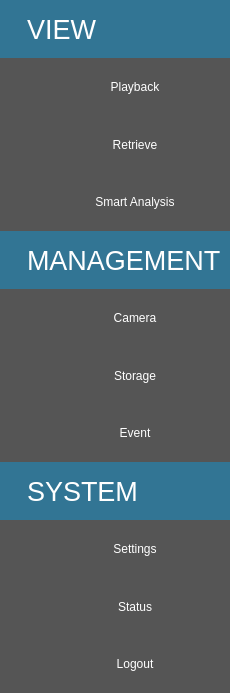
<?xml version="1.0" encoding="UTF-8"?>
<ui version="4.0">
 <class>MainMenu</class>
 <widget class="QWidget" name="MainMenu">
  <property name="geometry">
   <rect>
    <x>0</x>
    <y>0</y>
    <width>230</width>
    <height>693</height>
   </rect>
  </property>
  <property name="windowTitle">
   <string>Form</string>
  </property>
  <property name="styleSheet">
   <string notr="true">#widget_background
{
	background-color: rgba(46, 46, 46, 80%);
}

QLabel
{
	font: 20pt;
	padding-left: 20px;
	color: rgb(255, 255, 255);
	background-color: rgba(44, 122, 158, 220);
}

QToolButton
{
	padding-left: 40px;
	border: 0px;
	color: rgb(255, 255, 255);
	background-color: transparent;
}
QToolButton:hover
{
	background-color: rgba(255, 255, 255, 20%);
}
QToolButton:pressed
{
	background-color: rgba(50, 50, 50, 195);
}
QToolButton:focus
{
	background-color: rgba(255, 255, 255, 20%);
}</string>
  </property>
  <layout class="QGridLayout" name="gridLayout">
   <property name="leftMargin">
    <number>0</number>
   </property>
   <property name="topMargin">
    <number>0</number>
   </property>
   <property name="rightMargin">
    <number>0</number>
   </property>
   <property name="bottomMargin">
    <number>0</number>
   </property>
   <item row="0" column="0">
    <widget class="QWidget" name="widget_background" native="true">
     <layout class="QVBoxLayout" name="verticalLayout">
      <property name="spacing">
       <number>0</number>
      </property>
      <property name="leftMargin">
       <number>0</number>
      </property>
      <property name="topMargin">
       <number>0</number>
      </property>
      <property name="rightMargin">
       <number>0</number>
      </property>
      <property name="bottomMargin">
       <number>0</number>
      </property>
      <item>
       <widget class="QLabel" name="label_view">
        <property name="sizePolicy">
         <sizepolicy hsizetype="Preferred" vsizetype="Expanding">
          <horstretch>0</horstretch>
          <verstretch>0</verstretch>
         </sizepolicy>
        </property>
        <property name="text">
         <string>VIEW</string>
        </property>
       </widget>
      </item>
      <item>
       <widget class="MyToolButton" name="toolButton_playback">
        <property name="sizePolicy">
         <sizepolicy hsizetype="Expanding" vsizetype="Expanding">
          <horstretch>0</horstretch>
          <verstretch>0</verstretch>
         </sizepolicy>
        </property>
        <property name="text">
         <string>Playback</string>
        </property>
        <property name="icon">
         <iconset resource="../resource/resource.qrc">
          <normaloff>:/mainmenu/mainmenu/playback.png</normaloff>:/mainmenu/mainmenu/playback.png</iconset>
        </property>
        <property name="iconSize">
         <size>
          <width>64</width>
          <height>64</height>
         </size>
        </property>
        <property name="toolButtonStyle">
         <enum>Qt::ToolButtonTextBesideIcon</enum>
        </property>
       </widget>
      </item>
      <item>
       <widget class="MyToolButton" name="toolButton_retrieve">
        <property name="sizePolicy">
         <sizepolicy hsizetype="Expanding" vsizetype="Expanding">
          <horstretch>0</horstretch>
          <verstretch>0</verstretch>
         </sizepolicy>
        </property>
        <property name="text">
         <string>Retrieve</string>
        </property>
        <property name="icon">
         <iconset resource="../resource/resource.qrc">
          <normaloff>:/mainmenu/mainmenu/retrieve.png</normaloff>:/mainmenu/mainmenu/retrieve.png</iconset>
        </property>
        <property name="iconSize">
         <size>
          <width>64</width>
          <height>64</height>
         </size>
        </property>
        <property name="toolButtonStyle">
         <enum>Qt::ToolButtonTextBesideIcon</enum>
        </property>
       </widget>
      </item>
      <item>
       <widget class="MyToolButton" name="toolButton_smart">
        <property name="sizePolicy">
         <sizepolicy hsizetype="Expanding" vsizetype="Expanding">
          <horstretch>0</horstretch>
          <verstretch>0</verstretch>
         </sizepolicy>
        </property>
        <property name="text">
         <string>Smart Analysis</string>
        </property>
        <property name="icon">
         <iconset resource="../resource/resource.qrc">
          <normaloff>:/mainmenu/mainmenu/SmartAnalysis.png</normaloff>:/mainmenu/mainmenu/SmartAnalysis.png</iconset>
        </property>
        <property name="iconSize">
         <size>
          <width>64</width>
          <height>64</height>
         </size>
        </property>
        <property name="toolButtonStyle">
         <enum>Qt::ToolButtonTextBesideIcon</enum>
        </property>
       </widget>
      </item>
      <item>
       <widget class="QLabel" name="label_management">
        <property name="sizePolicy">
         <sizepolicy hsizetype="Preferred" vsizetype="Expanding">
          <horstretch>0</horstretch>
          <verstretch>0</verstretch>
         </sizepolicy>
        </property>
        <property name="text">
         <string>MANAGEMENT</string>
        </property>
       </widget>
      </item>
      <item>
       <widget class="MyToolButton" name="toolButton_camera">
        <property name="sizePolicy">
         <sizepolicy hsizetype="Expanding" vsizetype="Expanding">
          <horstretch>0</horstretch>
          <verstretch>0</verstretch>
         </sizepolicy>
        </property>
        <property name="text">
         <string>Camera</string>
        </property>
        <property name="icon">
         <iconset resource="../resource/resource.qrc">
          <normaloff>:/mainmenu/mainmenu/camera.png</normaloff>:/mainmenu/mainmenu/camera.png</iconset>
        </property>
        <property name="iconSize">
         <size>
          <width>64</width>
          <height>64</height>
         </size>
        </property>
        <property name="toolButtonStyle">
         <enum>Qt::ToolButtonTextBesideIcon</enum>
        </property>
       </widget>
      </item>
      <item>
       <widget class="MyToolButton" name="toolButton_storage">
        <property name="sizePolicy">
         <sizepolicy hsizetype="Expanding" vsizetype="Expanding">
          <horstretch>0</horstretch>
          <verstretch>0</verstretch>
         </sizepolicy>
        </property>
        <property name="text">
         <string>Storage</string>
        </property>
        <property name="icon">
         <iconset resource="../resource/resource.qrc">
          <normaloff>:/mainmenu/mainmenu/storage.png</normaloff>:/mainmenu/mainmenu/storage.png</iconset>
        </property>
        <property name="iconSize">
         <size>
          <width>64</width>
          <height>64</height>
         </size>
        </property>
        <property name="toolButtonStyle">
         <enum>Qt::ToolButtonTextBesideIcon</enum>
        </property>
       </widget>
      </item>
      <item>
       <widget class="MyToolButton" name="toolButton_event">
        <property name="sizePolicy">
         <sizepolicy hsizetype="Expanding" vsizetype="Expanding">
          <horstretch>0</horstretch>
          <verstretch>0</verstretch>
         </sizepolicy>
        </property>
        <property name="text">
         <string>Event</string>
        </property>
        <property name="icon">
         <iconset resource="../resource/resource.qrc">
          <normaloff>:/mainmenu/mainmenu/event.png</normaloff>:/mainmenu/mainmenu/event.png</iconset>
        </property>
        <property name="iconSize">
         <size>
          <width>64</width>
          <height>64</height>
         </size>
        </property>
        <property name="toolButtonStyle">
         <enum>Qt::ToolButtonTextBesideIcon</enum>
        </property>
       </widget>
      </item>
      <item>
       <widget class="QLabel" name="label_system">
        <property name="sizePolicy">
         <sizepolicy hsizetype="Preferred" vsizetype="Expanding">
          <horstretch>0</horstretch>
          <verstretch>0</verstretch>
         </sizepolicy>
        </property>
        <property name="text">
         <string>SYSTEM</string>
        </property>
       </widget>
      </item>
      <item>
       <widget class="MyToolButton" name="toolButton_setting">
        <property name="sizePolicy">
         <sizepolicy hsizetype="Expanding" vsizetype="Expanding">
          <horstretch>0</horstretch>
          <verstretch>0</verstretch>
         </sizepolicy>
        </property>
        <property name="text">
         <string>Settings</string>
        </property>
        <property name="icon">
         <iconset resource="../resource/resource.qrc">
          <normaloff>:/mainmenu/mainmenu/settings.png</normaloff>:/mainmenu/mainmenu/settings.png</iconset>
        </property>
        <property name="iconSize">
         <size>
          <width>64</width>
          <height>64</height>
         </size>
        </property>
        <property name="toolButtonStyle">
         <enum>Qt::ToolButtonTextBesideIcon</enum>
        </property>
       </widget>
      </item>
      <item>
       <widget class="MyToolButton" name="toolButton_status">
        <property name="sizePolicy">
         <sizepolicy hsizetype="Expanding" vsizetype="Expanding">
          <horstretch>0</horstretch>
          <verstretch>0</verstretch>
         </sizepolicy>
        </property>
        <property name="text">
         <string>Status</string>
        </property>
        <property name="icon">
         <iconset resource="../resource/resource.qrc">
          <normaloff>:/mainmenu/mainmenu/status.png</normaloff>:/mainmenu/mainmenu/status.png</iconset>
        </property>
        <property name="iconSize">
         <size>
          <width>64</width>
          <height>64</height>
         </size>
        </property>
        <property name="toolButtonStyle">
         <enum>Qt::ToolButtonTextBesideIcon</enum>
        </property>
       </widget>
      </item>
      <item>
       <widget class="MyToolButton" name="toolButton_logout">
        <property name="sizePolicy">
         <sizepolicy hsizetype="Expanding" vsizetype="Expanding">
          <horstretch>0</horstretch>
          <verstretch>0</verstretch>
         </sizepolicy>
        </property>
        <property name="text">
         <string>Logout</string>
        </property>
        <property name="icon">
         <iconset resource="../resource/resource.qrc">
          <normaloff>:/mainmenu/mainmenu/logout.png</normaloff>:/mainmenu/mainmenu/logout.png</iconset>
        </property>
        <property name="iconSize">
         <size>
          <width>64</width>
          <height>64</height>
         </size>
        </property>
        <property name="toolButtonStyle">
         <enum>Qt::ToolButtonTextBesideIcon</enum>
        </property>
       </widget>
      </item>
     </layout>
    </widget>
   </item>
  </layout>
 </widget>
 <customwidgets>
  <customwidget>
   <class>MyToolButton</class>
   <extends>QToolButton</extends>
   <header>mytoolbutton.h</header>
  </customwidget>
 </customwidgets>
 <resources>
  <include location="../resource/resource.qrc"/>
 </resources>
 <connections/>
</ui>
